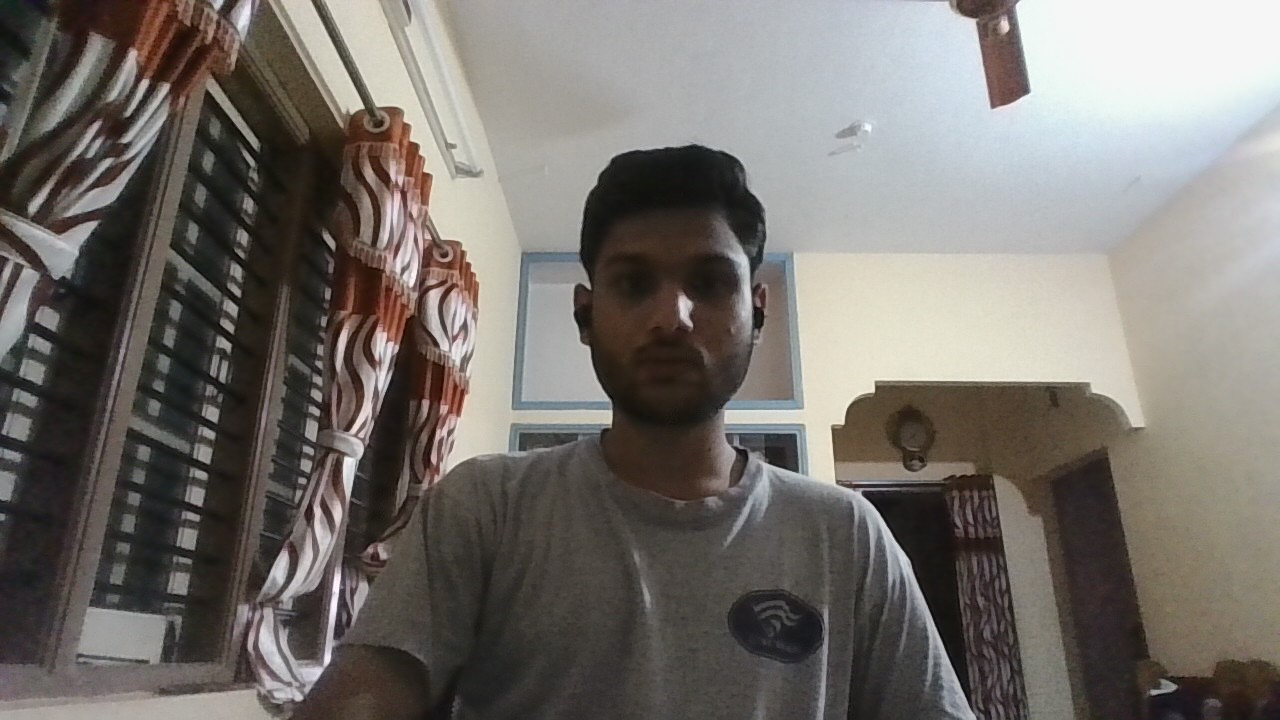
#> input picture Face Detection/test.jpg, 1280 x 720 px
$ python face_detection.py
#> lines starting #> are read from the running program, lines starting #| are printed output that depends on the picture; after the words box and inside, x2 and y2 are one past the last pixel; in counts of white or black regions, pixels touching at a corner belong together
'''#
First, a classifier (namely a cascade of boosted classifiersmworking with haar-like features) is trained with a few hundred sample views
of a particular object (i.e., a face or a car), called positive examples, that are scaled to the same size (say, 20x20), and
negative examples - arbitrary images of the same size.
#'''
import cv2
face_cascade = cv2.CascadeClassifier('haarcascade_frontalface_default.xml')
img = cv2.imread('test.jpg')
#> img is the input picture: shape (720, 1280, 3); mean B, G, R 108, 113, 117.6
gray = cv2.cvtColor(img,cv2.COLOR_BGR2GRAY)
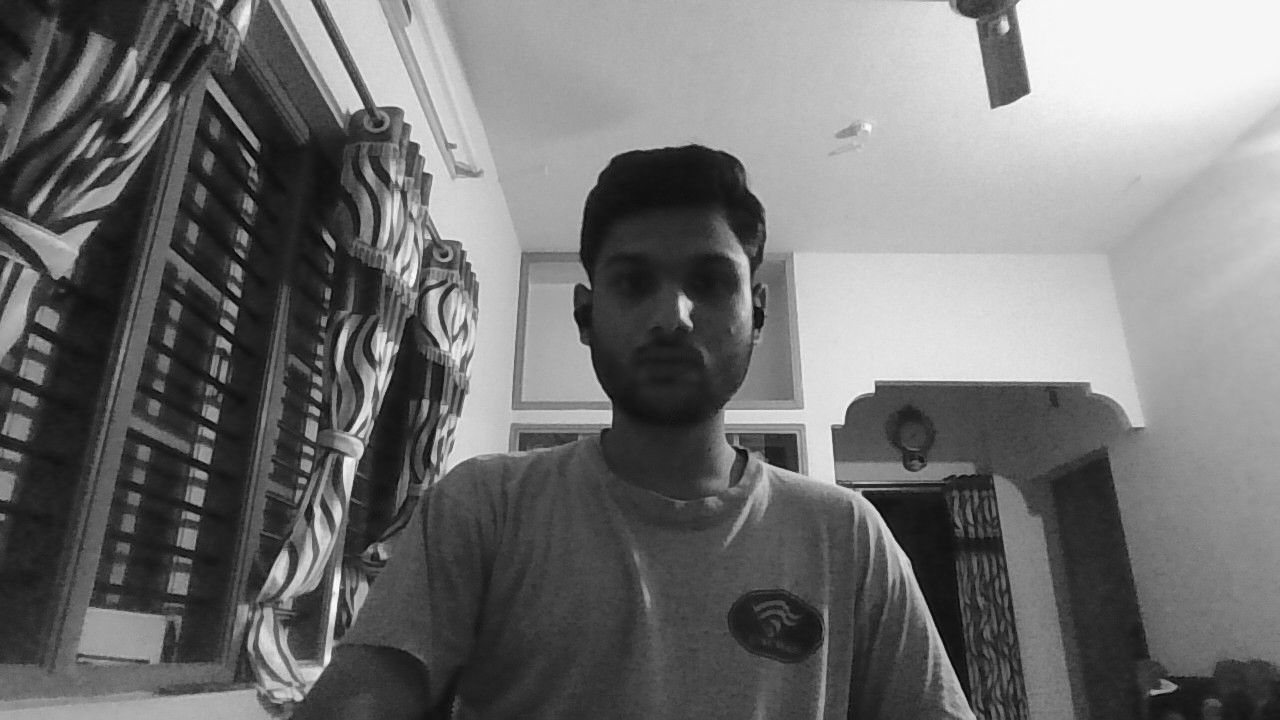
#> gray: shape (720, 1280); min 0, max 255, mean 113.8
faces = face_cascade.detectMultiScale(gray,1.1,4)
#> faces = [[571, 202, 211, 211]]

for (x,y,w,h) in faces:
    cv2.rectangle(img,(x,y),(x+w,y+h),(255,0,0),3)
#> this loop made 1 pass
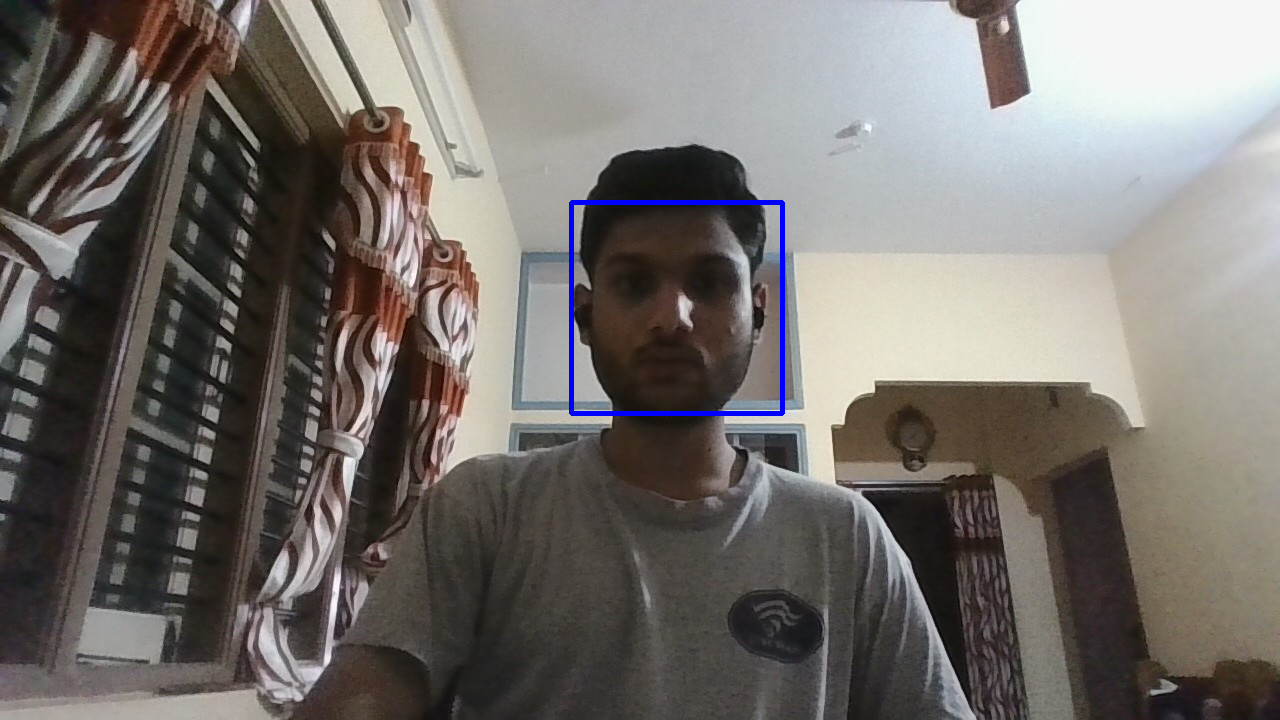
#> img: shape (720, 1280, 3); 0.46% of pixels changed, all inside (x1, y1, x2, y2) = (569, 200, 785, 416)
cv2.imshow('face',img)
cv2.waitKey(0)
cv2.destroyAllWindows()
